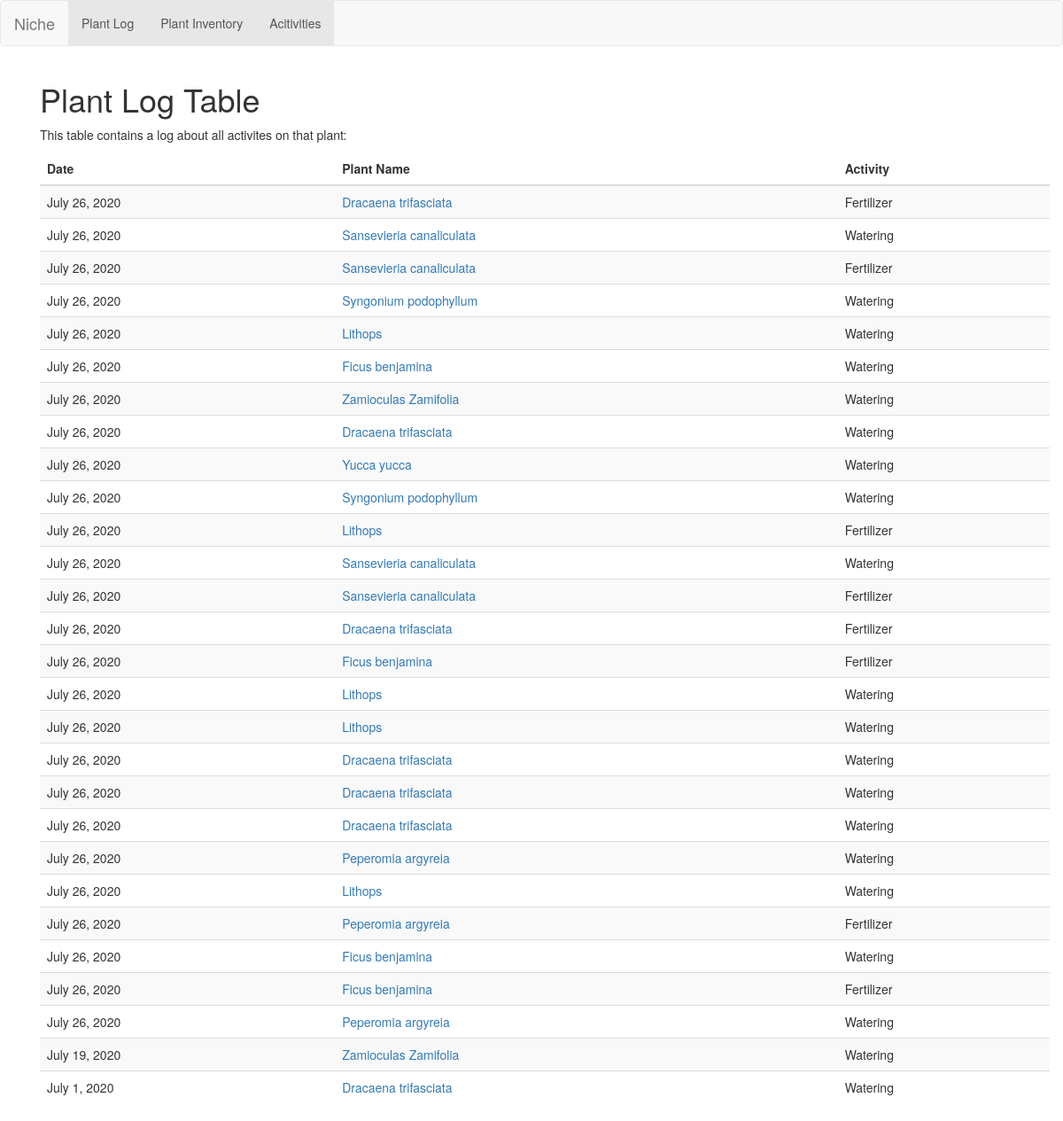
The app's page /houseplants/log, older data.
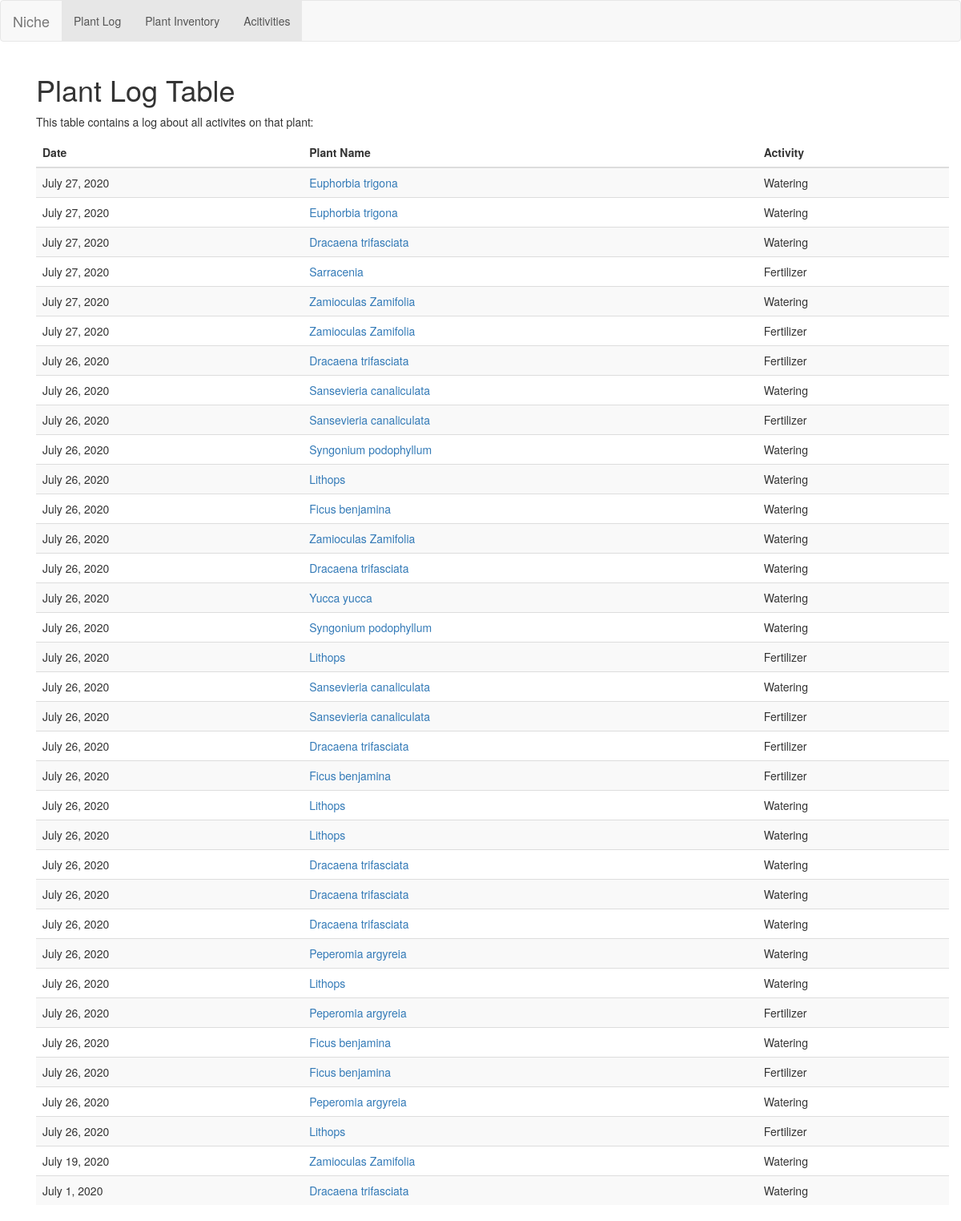
The same page, newer data.
### houseplants/models.py (models this page shows, shortened)
class PlantLog(models.Model):
    plant = models.ForeignKey(Plant, on_delete=models.CASCADE)
    date = models.DateField(default=date.today())
    activity = models.ForeignKey(Activity, on_delete=models.CASCADE)
    class Meta:
        ordering = ['date']

class Plant(models.Model):
    scientific_name = models.TextField(max_length=200)

class Activity(models.Model):
    name = models.TextField(default=" ", max_length=50)
    description = models.TextField(default="Activity Description", max_length=200)
    def __str__(self):
        return self.name

### houseplants/views.py (the view)
# urls.py: path('log', views.log, name='log'),
def log(request):
    log_list = PlantLog.objects.order_by('-date')
    context = {
        'log_list': log_list
        }
    return render(request, 'houseplants/log.html', context)

### houseplants/templates/houseplants/log.html
{% extends "houseplants/base.html" %}
{% block content %}
{% if log_list %}
<div class="container">
<h1>Plant Log Table</h1>
  <p>This table contains a log about all activites on that plant:</p>
  <table class="table table-striped">
    <thead>
      <tr>
        <th>Date</th>
        <th>Plant Name</th>
        <th>Activity</th>
      </tr>
    </thead>
    <tbody>
    {% for entry in log_list %}
      <tr>
        <td>{{ entry.date }}</td>
        <td><a href="{% url 'houseplants:detail' entry.plant.id %}">{{ entry.plant.scientific_name }}</a></td>
        <td>{{ entry.activity }}</td>
      </tr>
    {% endfor %}
    </tbody>
  </table>
</div>
{% else %}
    <p>No plants available.</p>
{% endif %}
{% endblock content %}

### houseplants/templates/houseplants/base.html (shortened to what this page needs)
{% load static %}
<!DOCTYPE html>
<html lang="en">
<head>
  <link rel="stylesheet" href="https://maxcdn.bootstrapcdn.com/bootstrap/3.4.1/css/bootstrap.min.css">
</head>
<body>
<header class="site-header">
<nav class="navbar navbar-default">
  <div class="container-fluid">
    <div class="navbar-header">
      <a class="navbar-brand" href="{% url 'houseplants:index' %}">Niche</a>
    </div>
    <ul class="nav navbar-nav">
      <li class="active"><a href="{% url 'houseplants:log' %}">Plant Log</a></li>
      <li class="active"><a href="{% url 'houseplants:index' %}">Plant Inventory</a></li>
      <li class="active"><a href="{% url 'houseplants:activities' %}">Acitivities</a></li>
    </ul>
  </div>
</nav>
</header>
<main role="main" class="container">
      <div class="row">
        <div class="col-md-12">
          {% block content %}
          {% endblock %}
        </div>
      </div>
    </main>
</body>
</html>

Row changes from the older to the newer data that the page shows:
added PlantLog: date "July 27, 2020", plant.scientific_name "Euphorbia trigona", activity "Watering"
added PlantLog: date "July 27, 2020", plant.scientific_name "Euphorbia trigona", activity "Watering"
added PlantLog: date "July 27, 2020", plant.scientific_name "Dracaena trifasciata", activity "Watering"
added PlantLog: date "July 27, 2020", plant.scientific_name "Sarracenia", activity "Fertilizer"
added PlantLog: date "July 27, 2020", plant.scientific_name "Zamioculas Zamifolia", activity "Watering"
added PlantLog: date "July 27, 2020", plant.scientific_name "Zamioculas Zamifolia", activity "Fertilizer"
added PlantLog: date "July 26, 2020", plant.scientific_name "Lithops", activity "Fertilizer"
